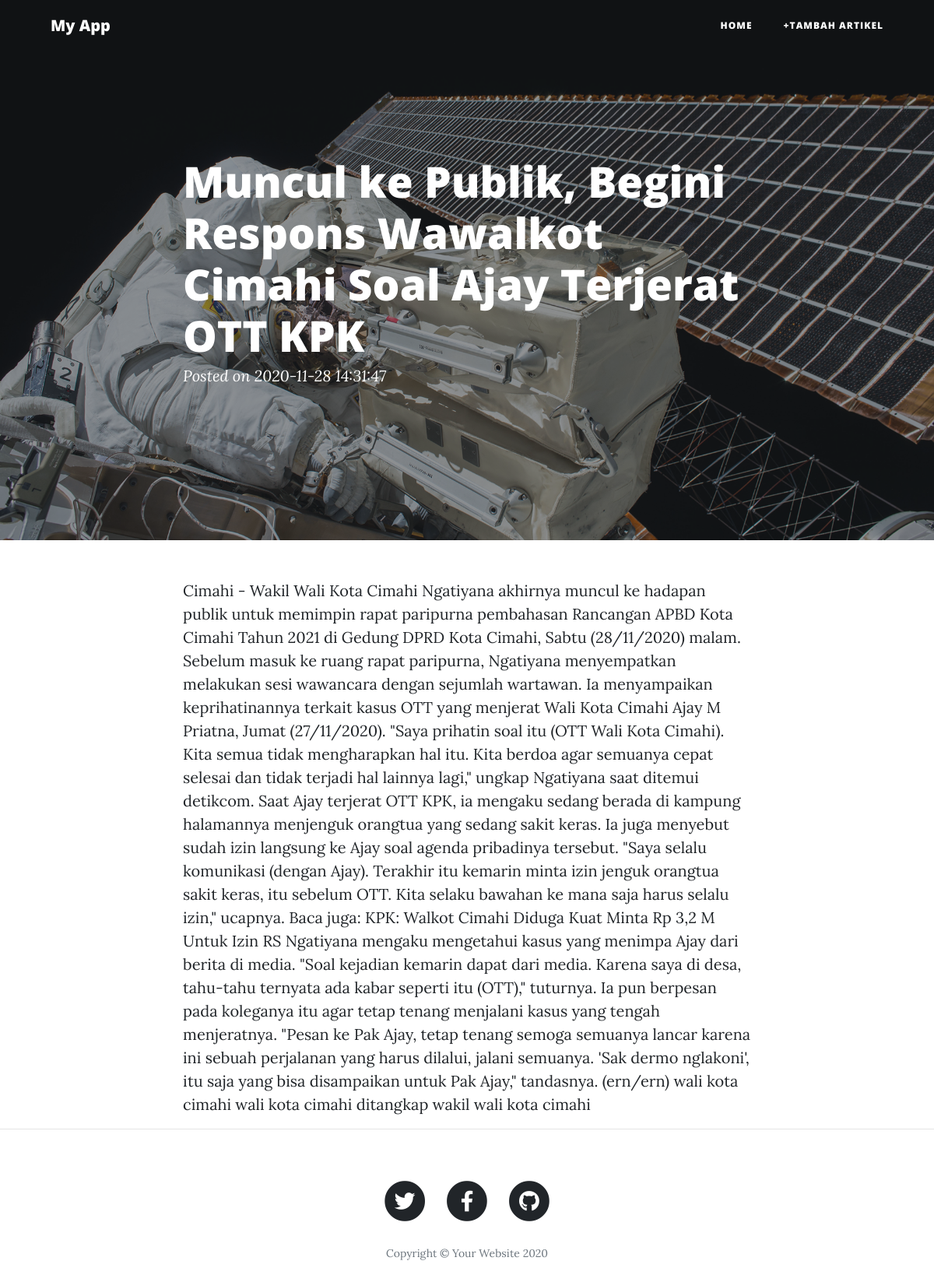
The page /index.php/blog/detail/muncul-ke-publik-begini-respons on the database its author committed.
### tables this page shows
CREATE TABLE `blog` (
  `id` int(11) NOT NULL,
  `title` varchar(255) NOT NULL,
  `content` text NOT NULL,
  `url` varchar(255) NOT NULL,
  `cover` varchar(255) NOT NULL,
  `date` timestamp NOT NULL DEFAULT current_timestamp() ON UPDATE current_timestamp()
);

### application/controllers/Blog.php (called while the page is built, shortened)
<?php
Class Blog extends CI_Controller
{
    function __construct() {
        $this->load->database();
        $this->load->model('Blog_model');
        $this->load->helper('url');
    }
    public function detail($url)
    {
        $data['blogs'] =$this->Blog_model->getSingleBlog('url', $url);
        $this->load->view('detail',$data);
    }
}
?>

### index.php (called while the page is built, shortened)
<?php
require_once BASEPATH.'core/CodeIgniter.php';

### application/models/Blog_model.php (called while the page is built, shortened)
<?php
class Blog_model extends CI_Model {
    public function getSingleBlog($field, $value)
    {
        $this->db->where($field, $value);
        $query = $this->db->get('blog');
        return $query->row_array();
    }
}
?>

### application/views/detail.php (the view, shortened to what this page needs)
<header class="masthead" style="background-image: url('<?php echo base_url();?>assets/img/post-bg.jpg')">
    <div class="overlay"></div>
    <div class="container">
      <div class="row">
        <div class="col-lg-8 col-md-10 mx-auto">
          <div class="post-heading">
            <h1><?php echo $blogs['title']?></h1>
            <span class="meta">Posted on <?php echo $blogs['date'];?></span>
          </div>
        </div>
      </div>
    </div>
  </header>
  <article>
    <div class="container">
      <div class="row">
        <div class="col-lg-8 col-md-10 mx-auto">
          <?php echo $blogs['content'];?>
        </div>
      </div>
    </div>
  </article>
  <hr>

### rows shown on the page
blog: title "Muncul ke Publik, Begini Respons Wawalkot Cimahi Soal Ajay Terjerat OTT KPK", date "2020-11-28 14:31:47", content "Cimahi - Wakil Wali Kota Cimahi Ngatiyana akhirnya muncul ke hadapan publik untuk memimpin rapat paripurna pembahasan Rancangan APBD Kota Cimahi Tahun 2021 di Gedung DPRD Kota Cimahi, Sabtu (28/11/2020) malam. Sebelum masuk ke ruang rapat paripurna, Ngatiyana menyempatkan melakukan sesi wawancara dengan sejumlah wartawan. Ia menyampaikan keprihatinannya terkait kasus OTT yang menjerat Wali Kota Cimahi Ajay M Priatna, Jumat (27/11/2020). \"Saya prihatin soal itu (OTT Wali Kota Cimahi). Kita semua tidak mengharapkan hal itu. Kita berdoa agar semuanya cepat selesai dan tidak terjadi hal lainnya lagi,\" ungkap Ngatiyana saat ditemui detikcom. Saat Ajay terjerat OTT KPK, ia mengaku sedang berada…"
